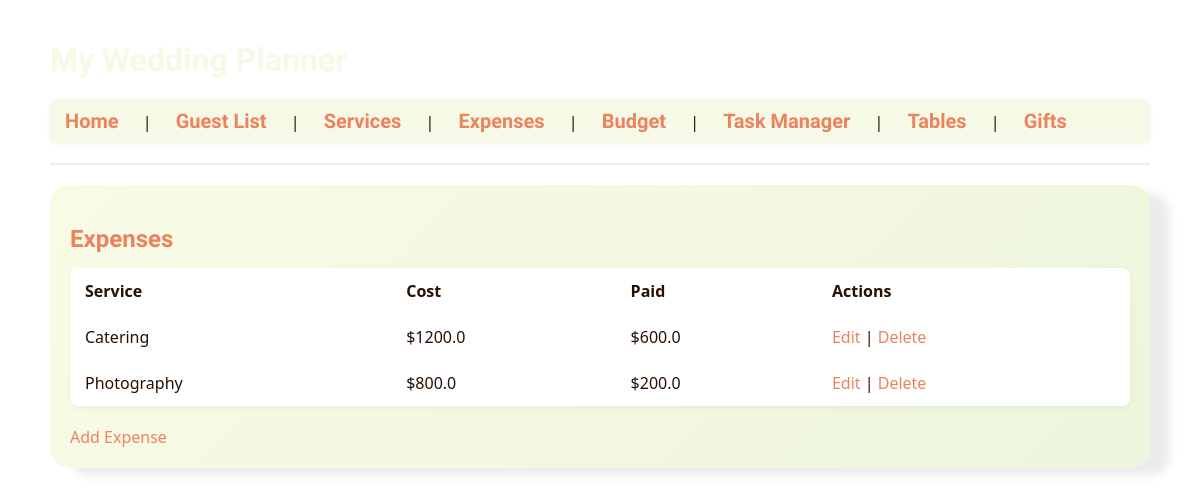
Before: /expenses with the older database file.
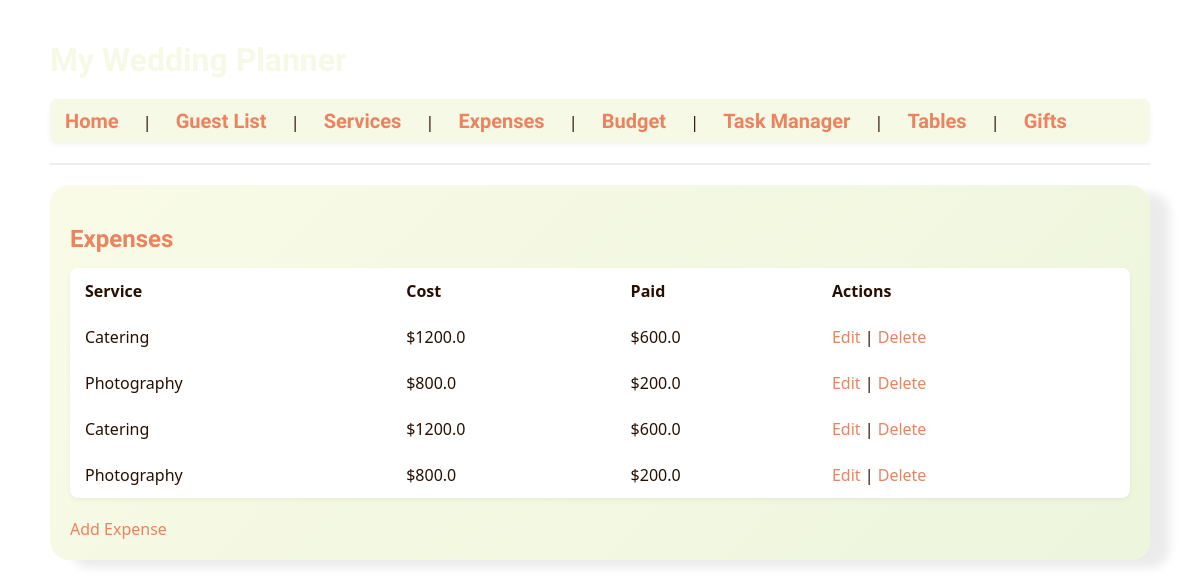
After: the same page with the newer database file.
### tables this page shows
CREATE TABLE expenses (
        id INTEGER PRIMARY KEY AUTOINCREMENT,
        service TEXT,
        price REAL,
        paid REAL
    );

### app.py (the view)
@app.route('/expenses')
def expenses():
    conn = get_db_connection()
    expenses = conn.execute('SELECT * FROM expenses').fetchall()
    conn.close()
    return render_template('expenses.html', expenses=expenses)

### app.py (called while the page is built)
def get_db_connection():
    conn = sqlite3.connect(DB_PATH)
    conn.row_factory = sqlite3.Row
    return conn

### templates/expenses.html
{% extends 'layout.html' %}
{% block content %}
<div class="content-box">
    <h2>Expenses</h2>
    {% if expenses %}
    <table>
        <tr>
            <th>Service</th>
            <th>Cost</th>
            <th>Paid</th>
            <th>Actions</th>
        </tr>
        {% for expense in expenses %}
        <tr>
            <td>{{ expense.service }}</td>
            <td>${{ expense.price }}</td>
            <td>${{ expense.paid }}</td>
            <td>
                <a href="{{ url_for('edit_expense', id=expense['id']) }}">Edit</a> |
                <a href="{{ url_for('delete_expense', id=expense['id']) }}">Delete</a>
            </td>
        </tr>
        {% endfor %}
    </table>
    {% else %}
    <p>No expenses yet. <a href="{{ url_for('add_expense') }}">Add one</a>.</p>
    {% endif %}
    <a href="{{ url_for('add_expense') }}">Add Expense</a>
</div>
{% endblock %}

Changed rows visible on the page:
added expenses: service "Catering", price "1200.0", paid "600.0"
added expenses: service "Photography", price "800.0", paid "200.0"
